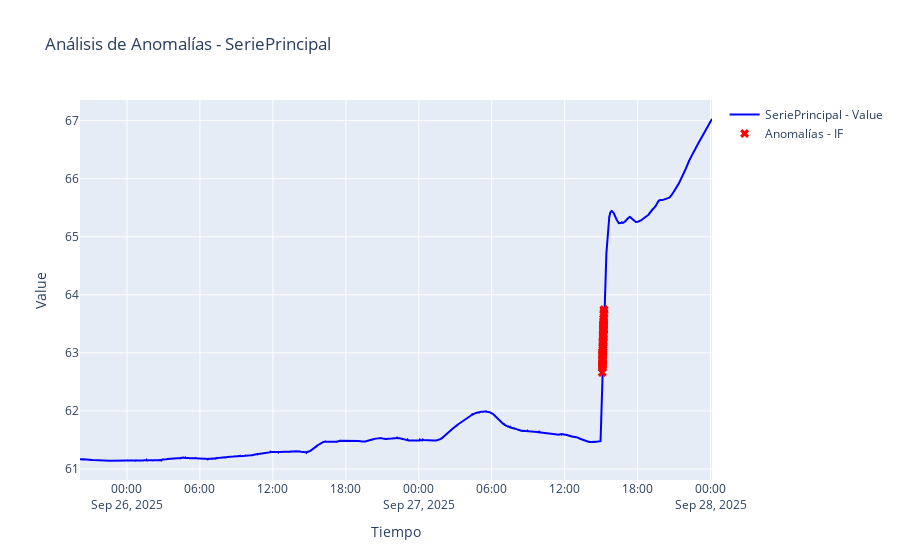

Notebook source saved alongside this figure:
### Markdown cell above
## 4. Visualización de Resultados

Creamos una visualización interactiva que muestra la serie de tiempo y las anomalías detectadas.

### Code cell
# Crear visualización
fig = detector.plot_anomalies(
    series_name='SeriePrincipal',
    target_col='Value',
    methods_to_plot=['IF']  # IF = Isolation Forest
)

# Mostrar el gráfico
fig.show()
